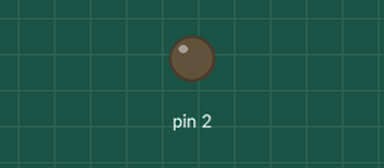
Recording of a sketch running on a simulated Arduino Uno, built with avr-gcc and run on an emulated ATmega328P. Shown: output pins drawn as LEDs (lit = HIGH).

Above: at 1.5 s.
At 5.5 s:
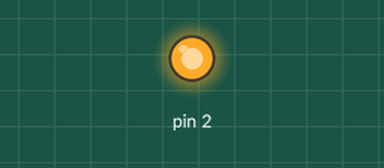
Timing chart, 0 to 10.4 s (numbered marks = the images above):
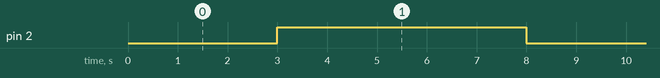

Measured:
- by itself, pin 2: alternates HIGH for 5.0 s and LOW for 3.0 s

The sketch:

15-ModuloRele.ino
```cpp
void setup() {
  pinMode(2, OUTPUT);
}
void loop() {
  digitalWrite(2,LOW);
  delay(3000);
  digitalWrite(2, HIGH);
  delay(5000);

}
```
